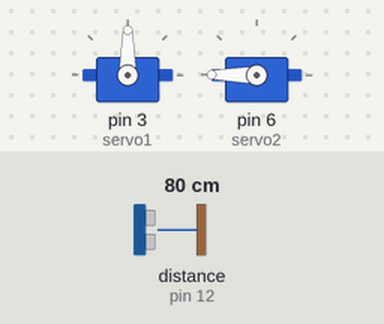
Bench run of a sketch on a simulated Arduino Uno, built with avr-gcc and run on an emulated ATmega328P. Parts: 2 × servo. Wiring (inferred from the names in the program): ultrasonic range finder: trigger pin 11; echo pin 12. Inputs (shaded band) come from the test bench; at power-on: distance to the obstacle (sensor on pin 12) 80 cm. The echo pulse lasts 58.3 µs per cm.

Above: at 1.2 s.
1.3 s: distance to the obstacle (sensor on pin 12) set to 12 cm
2.8 s: distance to the obstacle (sensor on pin 12) set to 9 cm
At 3.1 s:
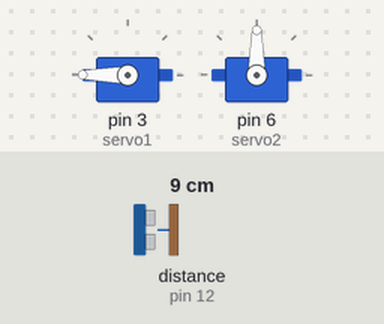
4.3 s: distance to the obstacle (sensor on pin 12) set to 18 cm
At 6.7 s:
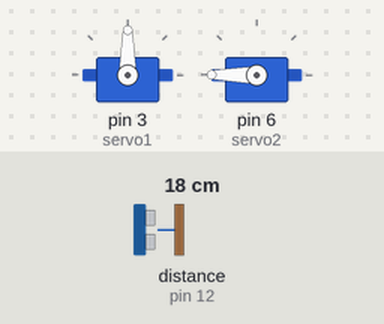
7.3 s: distance to the obstacle (sensor on pin 12) set to 2 cm
At 7.8 s:
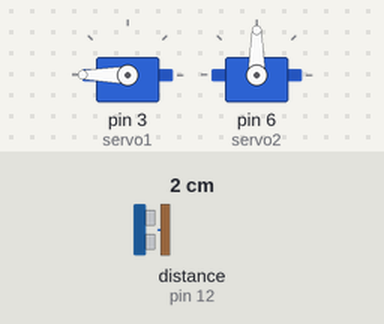
Timing chart, 0 to 9.8 s (numbered marks = the images above; inputs shaded):
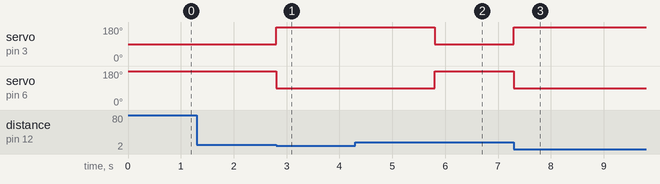

The sketch:

ponte.ino
```cpp
#include <Servo.h>
#define servo1  3  // Porta digital 3 pwm
#define servo2  6
const int trig = 11;
const int echo = 12;
//Criando objeto da classe servo
Servo s1;
Servo s2;
int pos;
void setup() {
 pinMode(trig,OUTPUT);
 pinMode(echo, INPUT);
 //associando o pino digital ao objeto da classe Servo
 s1.attach(servo1);
 s2.attach(servo2);
//posição inicial para os servos
 s1.write(90); // correto
 s2.write(180);

}

void loop() {
 long duracao;
 long distancia;
 digitalWrite(trig, LOW);
 delayMicroseconds(2);
 digitalWrite(trig,HIGH);
 delayMicroseconds(10);
 digitalWrite(trig, LOW);
 duracao = pulseIn(echo, HIGH);
 distancia = duracao / 58;

 if(distancia <= 10){
 s1.write(180); // correto
 s2.write(90);
delay(3000);
}
else{

  s1.write(90); // correto
  s2.write(180);
  }

 }
```

Measured:
- the behaviour switches between 11 and 10 cm on distance to the obstacle (sensor on pin 12) (found by bisection; images 0 and 1)
- after the input at 1.3 s, every drawn part: stays the same
- after the input at 2.8 s, servo on pin 3 (servo1): 90° → 180° at once; servo on pin 6 (servo2): 180° → 90° at once
- after the input at 4.3 s, servo on pin 3 (servo1): 180° → 90° after 1.5 s; servo on pin 6 (servo2): 90° → 180° after 1.5 s
- after the input at 7.3 s, servo on pin 3 (servo1): 90° → 180° at once; servo on pin 6 (servo2): 180° → 90° at once
